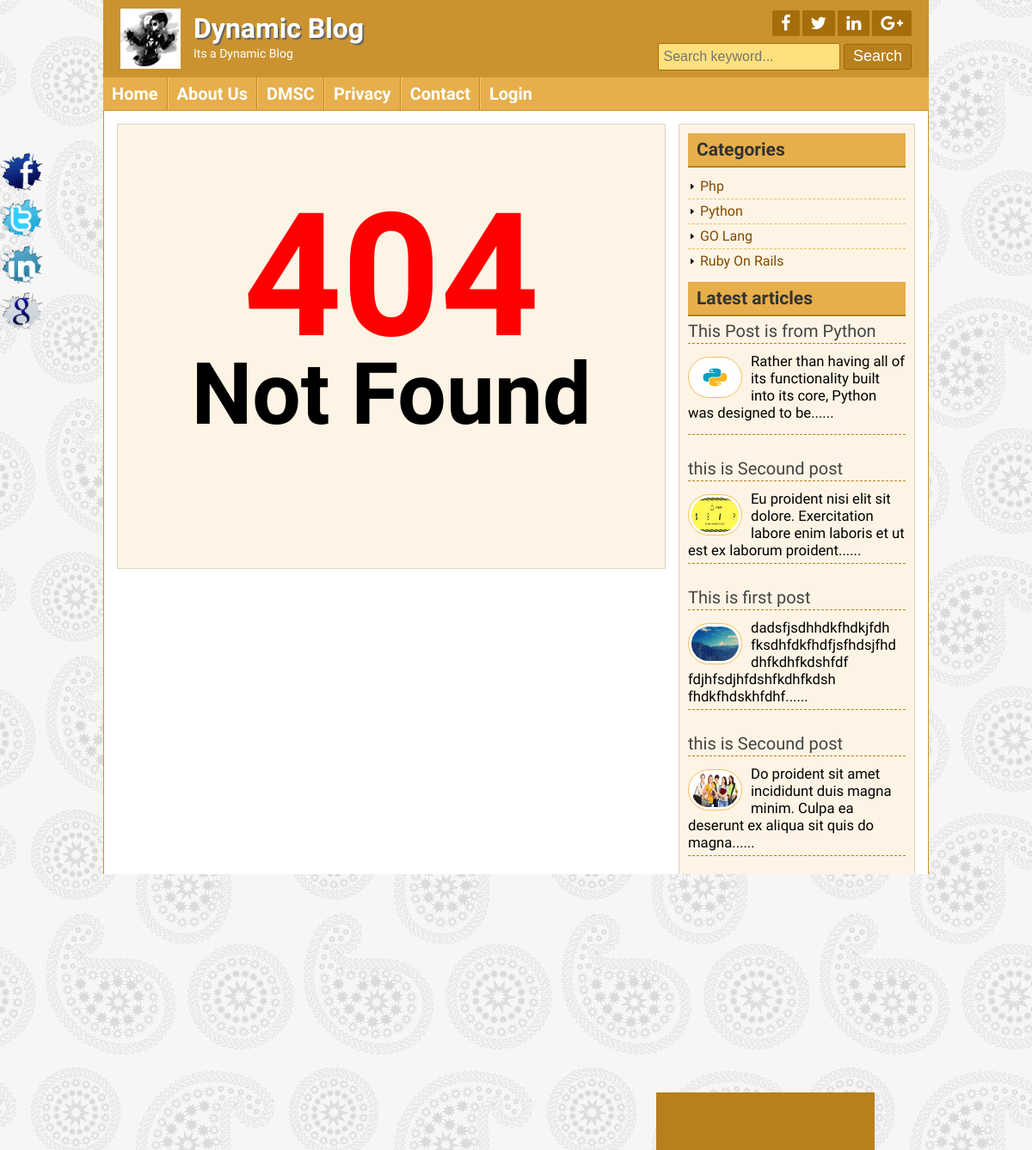
Page /404.php on the committed database.
### tables this page shows
CREATE TABLE `tbl_settings` (
  `id` int(11) NOT NULL,
  `title` varchar(255) NOT NULL,
  `slogan` varchar(255) NOT NULL,
  `logo` varchar(255) NOT NULL
);

CREATE TABLE `tbl_social` (
  `id` int(11) NOT NULL,
  `facebook` varchar(225) NOT NULL,
  `twitter` varchar(255) NOT NULL,
  `linkedin` varchar(255) NOT NULL,
  `googleplus` varchar(255) NOT NULL
);

CREATE TABLE `tbl_page` (
  `id` int(11) NOT NULL,
  `page_title` varchar(255) NOT NULL,
  `page_body` text NOT NULL
);

CREATE TABLE `tbl_category` (
  `id` int(11) NOT NULL,
  `name` varchar(255) NOT NULL
);

CREATE TABLE `tbl_post` (
  `id` int(11) NOT NULL,
  `catid` int(11) NOT NULL,
  `title` varchar(100) NOT NULL,
  `image` varchar(255) NOT NULL,
  `author` varchar(60) NOT NULL,
  `body` text NOT NULL,
  `tags` varchar(255) NOT NULL,
  `date` timestamp NOT NULL DEFAULT CURRENT_TIMESTAMP
);

CREATE TABLE `tbl_copyright` (
  `id` int(11) NOT NULL,
  `note` varchar(255) NOT NULL
);

### lib/Database.php (called while the page is built, shortened)
<?php
Class Database{
	public $host   = DB_HOST;
	public $user   = DB_USER;
	public $pass   = DB_PASS;
	public $dbname = DB_NAME;
	public $link;
	private function connectDB(){
	$this->link = new mysqli($this->host, $this->user, $this->pass, $this->dbname);
 }
	public function select($query){
		$result = $this->link->query($query) or die($this->link->error.__LINE__);
		if($result->num_rows > 0){
			return $result;
		} else {
			return false;
		}
	}
}
?>

### lib/session.php (called while the page is built, shortened)
<?php
class Session{
    public static function get($key){
        if(isset($_SESSION['key'])){
            return $_SESSION['key'];
        } else {
            return false;
        }
    }
}
?>

### helpers/format.php (called while the page is built, shortened)
<?php
class Format{
	public function textShorten($text, $limit = 400){
		$text = $text." ";
		$text = substr($text, 0, $limit);
		$text = substr($text, 0, strrpos($text, ' '));
		$text = $text."......";
		return $text;
	}
}
 ?>

### inc/sideber.php (the view)
<div class="sidebar clear">
<div class="samesidebar clear">
	<h2>Categories</h2>
		<ul>
<?php
	$query = "SELECT * FROM tbl_category";
	$category  = $db->select($query);
	if ($category) {
		while ($result = $category->fetch_assoc()) {
?>
	<li><img src="images/icon-arrow.png" alt="*" height="10px" width="10px"/> <a href="posts.php?cat_id=<?php echo $result['id']; ?>"><?php echo $result['name']; ?></a></li>
<?php } } else {
			echo "<li><b>Sorry! NO Category to show!</b></li>";
		} ?></ul>
</div>
<div class="samesidebar clear">
	<h2>Latest articles</h2>
	<?php
$query = "SELECT * FROM tbl_post ORDER BY id DESC limit 5";
$recentpost  = $db->select($query);
if ($recentpost) {
	while ($result = $recentpost->fetch_assoc()) {
?>
		<div class="popular clear">
			<h3><a href="post.php?id=<?php echo $result['id']; ?>"><?php echo $result['title']; ?></a><h3>
			<a href="post.php?id=<?php echo $result['id']; ?>"><img src="admin/<?php echo $result['image']; ?>" alt="post image"/></a>
			<small><?php echo $fm->textShorten($result['body'], 100); ?></small>
		</div>
	<?php } } else {
		echo "<h3>NO Recent Posts..</h3>";
	} ?>
</div>
</div>

### inc/header.php (shortened to what this page needs)
<?php include "lib/Database.php"; ?>
<?php include "helpers/format.php"; ?>
<?php include "lib/session.php"; ?>
<?php
$db = new Database();
$fm = new Format();
?>
<?php
if(Session::get("login")==true){
    $username = $_SESSION['username'];
    $id = $_SESSION['userid'];
} else {
    $username = "";
}
?>
<!DOCTYPE html>
<html>
<head>
	<link rel="stylesheet" href="font-awesome-4.5.0/css/font-awesome.css">
	<link rel="stylesheet" href="css/nivo-slider.css" type="text/css" media="screen" />
	<link rel="stylesheet" href="style.css"/>
	<link rel="stylesheet" href="style.css">
</head>
<body>
<div class="headersection templete clear">
	<a href="index.php">
		<div class="logo">
		<?php
			$query = "SELECT * FROM tbl_settings WHERE id = '1'";
			$blogsettings = $db->select($query);
		if($blogsettings){
			while($result = $blogsettings->fetch_assoc()){
		?>
			<img src="admin/<?php echo $result['logo']; ?>" alt="Logo" />
			<h2><?php echo $result['title']; ?></h2>
			<p><?php echo $result['slogan']; ?></p>
		<?php } } ?>
		</div>
	</a>
	<div class="social clear">
		<div class="icon clear">
		<?php
	$query = "SELECT * FROM tbl_social WHERE id = '1'";
	$social = $db->select($query);
	if($social){
		while($result = $social->fetch_assoc()){
	?>
			<a href="http://facebook.com/<?php echo $result['facebook']; ?>" target="_blank"><i class="fa fa-facebook"></i></a>
			<a href="http://twitter.com/<?php echo $result['twitter']; ?>" target="_blank"><i class="fa fa-twitter"></i></a>
			<a href="http://linked.com/<?php echo $result['linkedin']; ?>" target="_blank"><i class="fa fa-linkedin"></i></a>
			<a href="http://plus.google.com/<?php echo $result['googleplus']; ?>" target="_blank"><i class="fa fa-google-plus"></i></a>
		<?php } } ?>
		</div>
		<div class="searchbtn clear">
		<form action="search.php" method="get">
			<input type="text" name="search" placeholder="Search keyword..."/>
			<input type="submit" name="submit" value="Search"/>
		</form>
		</div>
	</div>
</div>
<div class="navsection templete">
	<ul><?php
	$path = $_SERVER['SCRIPT_FILENAME'];
	$currentpage = basename($path, '.php');
	?>
		<li><a <?php if($currentpage == 'index'){echo 'id = "active"';} ?> href="index.php">Home</a></li>
		<?php
		$query = "SELECT * FROM tbl_page";
		$pages = $db->select($query);
		if($pages){
			while($result=$pages->fetch_assoc()){ ?>
				<li><a <?php if(isset($_GET['pageid']) && $_GET['pageid'] == $result['id']){echo 'id = "active"';} ?> href='page.php?pageid=<?php echo $result['id']; ?>'><?php echo $result['page_title']; ?></a></li>
		<?php } } ?>
		<li><a <?php if($currentpage == 'contact'){echo 'id = "active"';} ?> href="contact.php">Contact</a></li>
		<?php  if(Session::get("login")==true){
			echo "<li align='right'><a href='admin'>$username Panel</a></li>";
		} else {
			echo "<li align='right'><a href='admin/login.php'>Login</a></li>";
		} ?>
	</ul>
</div>

### inc/footer.php (shortened to what this page needs)
</div>
	<div class="footersection templete clear">
	  <div class="footermenu clear">
		<ul>
			<li><a href="#">Home</a></li>
			<li><a href="#">About</a></li>
			<li><a href="#">Contact</a></li>
			<li><a href="#">Privacy</a></li>
		</ul>
		</div>
		<?php
        $query = "SELECT * FROM tbl_copyright WHERE id = '1'";
        $copyright = $db->select($query);
        if($copyright){
            while($result = $copyright->fetch_assoc()){
        ?>
		<p>&copy; <?php echo $result['note']; ?></p>
						<?php } } ?>
	</div>
	<div class="fixedicon clear">
	<?php
        $query = "SELECT * FROM tbl_social WHERE id = '1'";
        $social = $db->select($query);
        if($social){
            while($result = $social->fetch_assoc()){
        ?>
		<a href="http://www.facebook.com/<?php echo $result['facebook']; ?>"><img src="images/fb.png" alt="Facebook"/></a>
		<a href="http://www.twitter.com/<?php echo $result['twitter']; ?>"><img src="images/tw.png" alt="Twitter"/></a>
		<a href="http://www.linkedin.com/<?php echo $result['linkedin']; ?>"><img src="images/in.png" alt="LinkedIn"/></a>
		<a href="http://www.google.com/<?php echo $result['googleplus']; ?>"><img src="images/gl.png" alt="GooglePlus"/></a>
		<?php } } ?>
	</div>
</body>
</html>

### style.css (style rules this page uses)
* { margin: 0; padding: 0; outline: 0 }
body { font-family: 'Source Sans Pro', sans-serif; font-size: 14px; line-height: 18px; color: #000; background: url(images/bg.png)repeat fixed 0 0 #fff; }
.templete { width: 960px; margin: 0 auto; }
.clear { overflow: hidden; }
input[type="text"], input[type="email"] { border: 1px solid #cfc5b6; border-radius: 3px; margin-bottom: 5px; padding: 5px; width: 300px; }
input[type="submit"] { background: #b7801c none repeat scroll 0 0; border: 1px solid #e6af4b; color: #fff; cursor: pointer; font-size: 20px; padding: 1px 10px; }
.headersection { background: #ca932f none repeat scroll 0 0; color: #fff; }
.logo { float: left; width: 580px; }
.logo img { float: left; margin-right: 15px; padding-bottom: 10px; padding-left: 20px; padding-top: 10px; width: 70px; }
.logo h2 { color: #fff; font-size: 32px; margin-bottom: 11px; margin-top: 24px; text-shadow: 2px 2px 0 #666; }
.logo p { color: #fff; }
.social { float: right; margin-right: 20px; margin-top: 12px; text-align: right; width: 360px; }
.icon { float: right; }
.icon a { background: #a56e0a none repeat scroll 0 0; border-radius: 2px; color: #fff; display: block; float: left; font-size: 20px; margin-left: 3px; padding: 5px 10px; }
.searchbtn { float: right; margin-top: 8px; }
.searchbtn input[type="text"] { border: 1px solid #A56E0A; width: 200px; background: #FFE07C; font-size: 16px; height: 20px; }
.searchbtn input[type="submit"] { border: 1px solid #9d6602; border-radius: 3px; font-size: 18px; height: 30px; padding-left: 10px; padding-right: 10px; padding-top: 0; cursor: pointer; }
.navsection { background: none repeat scroll 0 0 #e6af4b; min-height: 38px; }
.navsection ul { margin: 0; padding: 0; list-style: none; }
.navsection ul li { border-left: 1px solid #fdc662; border-right: 1px solid #c18a26; display: block; float: left; position: relative; }
.navsection ul li:first-child { border-left: 0px solid #fdc662; }
.navsection ul li:last-child { border-right: 0px solid #c18a26; }
.navsection ul li a { color: #fff; display: block; font-size: 20px; font-weight: bold; padding: 10px; text-decoration: none; }
.sidebar { background: #fef4e5 none repeat scroll 0 0; border: 1px solid #ded4c5; float: right; margin-bottom: 15px; margin-top: 0; padding: 10px; width: 253px; }
.samesidebar { margin-bottom: 10px; }
.samesidebar h2 { background: #e6af4b none repeat scroll 0 0; border-bottom: 2px solid #b7801c; color: #333; margin-bottom: 8px; padding: 10px; }
.samesidebar ul { padding: 0; margin: 0; list-style: none; }
.samesidebar ul li { border-bottom: 1px dashed #e9c05c; font-size: 16px; padding: 5px 8px 5px 0; }
.samesidebar ul li:last-child { border-bottom: 0px dashed #e9c05c; }
.samesidebar ul li a { color: #814a00; text-decoration: none; }
.samesidebar p { margin-bottom: 10px; }
.popular { margin-bottom: 20px; }
.popular h3 { border-bottom: 1px dashed #b7801c; font-size: 20px; font-weight: normal; margin-bottom: 10px; padding-bottom: 5px; }
.popular h3 a { text-decoration: none; color: #444 }
.popular img { background: #fff none repeat scroll 0 0; border: 1px solid #f6bf5b; border-radius: 30px; float: left; height: 40px; margin-right: 10px; margin-top: 5px; padding: 3px; width: 55px; }
.footersection { height: 90px; background: #B7801C; text-align: center }
.footermenu { margin-top: 25px; margin-bottom: 5px; }
.footermenu ul { padding: 0; margin: 0; list-style: none; text-align: center; }
.footermenu ul li { display: inline-block; }
.footermenu ul li a { color: #E6AF4B; font-size: 18px; margin-right: 5px; }
.fixedicon { left: 0; position: fixed; top: 175px; width: 60px; }
.fixedicon img { width: 50px; }

### rows in the picture
tbl_settings: logo (picture), title "Dynamic Blog", slogan "Its a Dynamic Blog"
tbl_page: page_title "About Us"
tbl_page: page_title "DMSC"
tbl_page: page_title "Privacy"
tbl_category: name "Php"
tbl_category: name "Python"
tbl_category: name "GO Lang"
tbl_category: name "Ruby On Rails"
tbl_post: title "This Post is from Python", image (picture), body "Rather than having all of its functionality built into its core, Python was designed to be......"
tbl_post: title "this is Secound post", image (picture), body "Eu proident nisi elit sit dolore. Exercitation labore enim laboris et ut est ex laborum proident......"
tbl_post: title "This is first post", image (picture), body "dadsfjsdhhdkfhdkjfdh fksdhfdkfhdfjsfhdsjfhd dhfkdhfkdshfdf fdjhfsdjhfdshfkdhfkdsh fhdkfhdskhfdhf......"
tbl_post: title "this is Secound post", image (picture), body "Do proident sit amet incididunt duis magna minim. Culpa ea deserunt ex aliqua sit quis do magna......"
tbl_post: title "This is first post", image (picture), body "dadsfjsdhhdkfhdkjfdh fksdhfdkfhdfjsfhdsjfhd dhfkdhfkdshfdf fdjhfsdjhfdshfkdhfkdsh fhdkfhdskhfdhf......"
tbl_copyright: note "All right revised by Abir"
